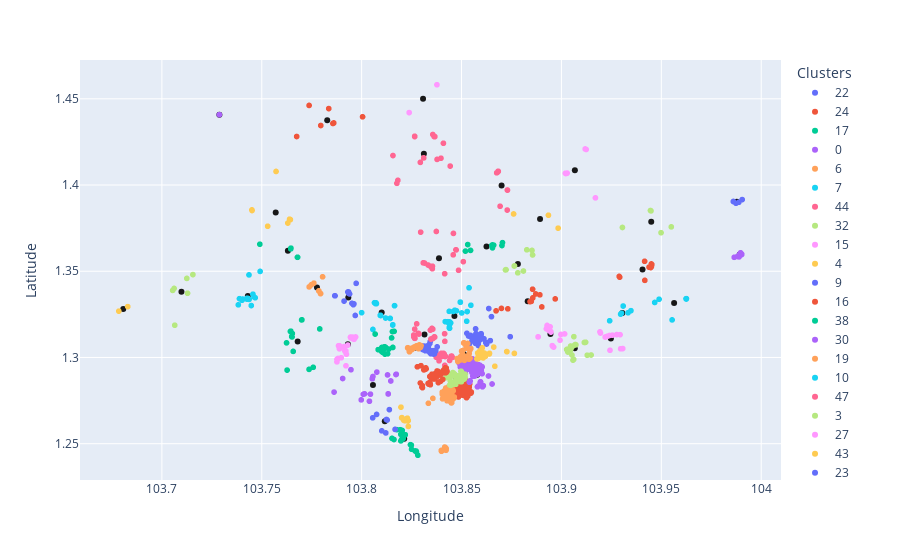

The notebook cell saved with this chart:
### Code cell
import pandas as pd
import pickle
from sklearn.cluster import KMeans
import math


latlong_df = pd.read_csv("./latlongfinal.csv")

features = latlong_df.iloc[:, [2,3]]

new_features = pd.DataFrame()

new_features['Longitude'] = features['Longitude'].astype(float)
new_features['Latitude'] = features['Latitude'].astype(float)
# new_features['Longitude'] = features['Longitude'].astype(float)
print(new_features.head())


km = KMeans(n_clusters = 50, init = 'k-means++', max_iter = 300, random_state = 234)
y_means = km.fit_predict(new_features)
print(y_means)

latlong_df['Clusters'] = y_means.astype(str)

pickle.dump(km, open("save.pkl", "wb"))

latlong_df.to_csv("updatedlatlong.csv")

import plotly.graph_objects as go
import plotly.express as px

fig = px.scatter(latlong_df, x="Longitude", y="Latitude", color='Clusters')

fig.add_trace(go.Scatter(x=km.cluster_centers_[:,0], y=km.cluster_centers_[:, 1],
                    mode='markers',
                    name='Centroid', 
                    marker_color='rgba(0, 0, 0, .9)'))

fig.show()

### Figure 1 — Plotly figure (JSON) as saved in the notebook; plotly's stock layout.template omitted (floating-point values rounded to 4 significant figures; data arrays with more than 128 entries replaced by an {"elided": "..."} marker saying what was removed)
{"data": [{"hovertemplate": "Clusters=22<br>Longitude=%{x}<br>Latitude=%{y}<extra></extra>", "legendgroup": "22", "marker": {"color": "#636efa", "symbol": "circle"}, "mode": "markers", "name": "22", "showlegend": true, "type": "scattergl", "x": [103.9, 103.9, 103.9, 103.9, 103.9, 103.9, 103.9, 103.9, 103.9, 103.9, 103.9, 103.9, 103.9, 103.9, 103.9, 103.9, 103.9, 103.9, 103.9, 103.9, 103.9, 103.9, 103.9, 103.9, 103.9, 103.9, 103.9, 103.9, 103.9, 103.9, 103.9, 103.9, 103.9, 103.9, 103.9, 103.9], "xaxis": "x", "y": [1.309, 1.31, 1.312, 1.313, 1.31, 1.31, 1.31, 1.308, 1.313, 1.312, 1.314, 1.324, 1.312, 1.309, 1.311, 1.317, 1.308, 1.311, 1.309, 1.314, 1.311, 1.314, 1.311, 1.328, 1.308, 1.311, 1.313, 1.311, 1.312, 1.312, 1.308, 1.307, 1.312, 1.313, 1.308, 1.311], "yaxis": "y"}, {"hovertemplate": "Clusters=24<br>Longitude=%{x}<br>Latitude=%{y}<extra></extra>", "legendgroup": "24", "marker": {"color": "#EF553B", "symbol": "circle"}, "mode": "markers", "name": "24", "showlegend": true, "type": "scattergl", "x": {"elided": "129 float values"}, "xaxis": "x", "y": {"elided": "129 float values"}, "yaxis": "y"}, {"hovertemplate": "Clusters=17<br>Longitude=%{x}<br>Latitude=%{y}<extra></extra>", "legendgroup": "17", "marker": {"color": "#00cc96", "symbol": "circle"}, "mode": "markers", "name": "17", "showlegend": true, "type": "scattergl", "x": [103.8, 103.8, 103.8, 103.8, 103.8, 103.8, 103.8, 103.8, 103.8, 103.8, 103.8, 103.8, 103.8, 103.8, 103.8, 103.8, 103.8, 103.8, 103.8, 103.8, 103.8, 103.8, 103.8, 103.8, 103.8, 103.8, 103.8, 103.8, 103.8], "xaxis": "x", "y": [1.252, 1.249, 1.246, 1.252, 1.255, 1.256, 1.247, 1.255, 1.255, 1.257, 1.258, 1.253, 1.249, 1.245, 1.246, 1.252, 1.258, 1.253, 1.255, 1.253, 1.253, 1.258, 1.255, 1.255, 1.257, 1.255, 1.256, 1.243, 1.255], "yaxis": "y"}, {"hovertemplate": "Clusters=0<br>Longitude=%{x}<br>Latitude=%{y}<extra></extra>", "legendgroup": "0", "marker": {"color": "#ab63fa", "symbol": "circle"}, "mode": "markers", "name": "0", "showlegend": true, "type": "scattergl", "x": [103.9, 103.9, 103.9, 103.9, 103.9, 103.9, 103.9, 103.9, 103.9, 103.9, 103.9, 103.9, 103.9, 103.9, 103.9, 103.8, 103.9, 103.9, 103.9, 103.9, 103.9, 103.9, 103.9, 103.9, 103.9, 103.9, 103.9, 103.8, 103.9, 103.9, 103.9, 103.9, 103.9, 103.9, 103.9, 103.9, 103.9, 103.9, 103.9, 103.9, 103.9, 103.9, 103.9, 103.9, 103.9, 103.8, 103.9, 103.9, 103.9, 103.9, 103.9, 103.9, 103.9, 103.9, 103.9, 103.9, 103.9, 103.9, 103.9, 103.9, 103.9, 103.9, 103.9, 103.9, 103.9, 103.9, 103.9, 103.9, 103.9, 103.9, 103.9, 103.9, 103.9, 103.9, 103.9, 103.9, 103.9, 103.9, 103.9, 103.9, 103.9, 103.9, 103.9, 103.9, 103.9, 103.9, 103.8, 103.9, 103.9, 103.9, 103.9, 103.9, 103.9, 103.9, 103.9, 103.9, 103.9, 103.9], "xaxis": "x", "y": [1.294, 1.294, 1.295, 1.295, 1.294, 1.298, 1.295, 1.296, 1.293, 1.293, 1.295, 1.294, 1.295, 1.295, 1.296, 1.297, 1.295, 1.296, 1.295, 1.294, 1.295, 1.295, 1.296, 1.295, 1.293, 1.293, 1.295, 1.297, 1.294, 1.291, 1.295, 1.297, 1.296, 1.295, 1.294, 1.293, 1.294, 1.295, 1.298, 1.294, 1.296, 1.294, 1.293, 1.295, 1.294, 1.295, 1.298, 1.296, 1.294, 1.299, 1.296, 1.293, 1.291, 1.295, 1.297, 1.295, 1.293, 1.295, 1.294, 1.294, 1.296, 1.295, 1.295, 1.297, 1.297, 1.297, 1.298, 1.295, 1.294, 1.293, 1.296, 1.29, 1.295, 1.293, 1.299, 1.297, 1.293, 1.295, 1.293, 1.294, 1.296, 1.294, 1.297, 1.295, 1.295, 1.295, 1.295, 1.296, 1.296, 1.299, 1.296, 1.295, 1.295, 1.295, 1.293, 1.298, 1.299, 1.297], "yaxis": "y"}, {"hovertemplate": "Clusters=6<br>Longitude=%{x}<br>Latitude=%{y}<extra></extra>", "legendgroup": "6", "marker": {"color": "#FFA15A", "symbol": "circle"}, "mode": "markers", "name": "6", "showlegend": true, "type": "scattergl", "x": {"elided": "129 float values"}, "xaxis": "x", "y": {"elided": "129 float values"}, "yaxis": "y"}, {"hovertemplate": "Clusters=7<br>Longitude=%{x}<br>Latitude=%{y}<extra></extra>", "legendgroup": "7", "marker": {"color": "#19d3f3", "symbol": "circle"}, "mode": "markers", "name": "7", "showlegend": true, "type": "scattergl", "x": [103.8, 103.8, 103.8, 103.8, 103.8, 103.8, 103.8, 103.8, 103.8, 103.8, 103.9, 103.8, 103.8, 103.8, 103.9, 103.8, 103.8, 103.8, 103.8, 103.9, 103.8, 103.8, 103.9, 103.8, 103.8, 103.9], "xaxis": "x", "y": [1.327, 1.317, 1.327, 1.321, 1.332, 1.332, 1.332, 1.317, 1.32, 1.319, 1.34, 1.32, 1.32, 1.32, 1.321, 1.327, 1.321, 1.321, 1.321, 1.33, 1.321, 1.32, 1.326, 1.32, 1.327, 1.327], "yaxis": "y"}, {"hovertemplate": "Clusters=44<br>Longitude=%{x}<br>Latitude=%{y}<extra></extra>", "legendgroup": "44", "marker": {"color": "#FF6692", "symbol": "circle"}, "mode": "markers", "name": "44", "showlegend": true, "type": "scattergl", "x": [103.8, 103.8, 103.8, 103.8, 103.8, 103.8, 103.8, 103.8, 103.8, 103.8, 103.8, 103.8, 103.8, 103.8, 103.8, 103.8, 103.8, 103.8, 103.8, 103.8, 103.8, 103.8, 103.8, 103.8, 103.8, 103.8, 103.8, 103.8, 103.8, 103.8, 103.8, 103.8, 103.8, 103.8, 103.8, 103.8, 103.8, 103.8, 103.8, 103.8, 103.8, 103.8, 103.8, 103.8], "xaxis": "x", "y": [1.302, 1.302, 1.301, 1.302, 1.302, 1.301, 1.302, 1.301, 1.301, 1.301, 1.301, 1.301, 1.298, 1.302, 1.302, 1.302, 1.302, 1.295, 1.3, 1.298, 1.302, 1.302, 1.3, 1.301, 1.309, 1.3, 1.301, 1.301, 1.301, 1.302, 1.302, 1.301, 1.301, 1.3, 1.301, 1.302, 1.301, 1.302, 1.301, 1.301, 1.3, 1.301, 1.302, 1.302], "yaxis": "y"}, {"hovertemplate": "Clusters=32<br>Longitude=%{x}<br>Latitude=%{y}<extra></extra>", "legendgroup": "32", "marker": {"color": "#B6E880", "symbol": "circle"}, "mode": "markers", "name": "32", "showlegend": true, "type": "scattergl", "x": [103.9, 103.8, 103.8, 103.8, 103.8, 103.8, 103.8, 103.8, 103.8, 103.8, 103.8, 103.8, 103.8, 103.8, 103.8, 103.8, 103.8, 103.8, 103.8, 103.8, 103.8, 103.8, 103.8, 103.8, 103.8, 103.8, 103.8, 103.9, 103.8, 103.8, 103.8, 103.8, 103.8, 103.8, 103.8, 103.8, 103.8, 103.8, 103.8, 103.8, 103.8, 103.8, 103.8, 103.8, 103.8, 103.8, 103.8, 103.8, 103.8, 103.8, 103.8, 103.8, 103.8, 103.8, 103.8, 103.8, 103.8, 103.8, 103.9, 103.8, 103.8, 103.8, 103.8, 103.8, 103.8, 103.8, 103.8, 103.8, 103.8, 103.8, 103.9, 103.8, 103.8, 103.8, 103.8, 103.8, 103.8, 103.8, 103.9, 103.8, 103.8, 103.8, 103.8, 103.8, 103.8, 103.8, 103.9, 103.8, 103.8], "xaxis": "x", "y": [1.291, 1.289, 1.288, 1.29, 1.287, 1.289, 1.287, 1.289, 1.286, 1.284, 1.284, 1.29, 1.292, 1.287, 1.29, 1.286, 1.291, 1.286, 1.284, 1.288, 1.291, 1.285, 1.287, 1.29, 1.284, 1.291, 1.288, 1.291, 1.288, 1.288, 1.286, 1.29, 1.289, 1.286, 1.29, 1.29, 1.287, 1.289, 1.289, 1.287, 1.284, 1.286, 1.288, 1.288, 1.287, 1.287, 1.29, 1.287, 1.29, 1.29, 1.287, 1.287, 1.288, 1.287, 1.288, 1.286, 1.286, 1.286, 1.287, 1.29, 1.286, 1.291, 1.291, 1.29, 1.289, 1.289, 1.288, 1.288, 1.29, 1.288, 1.288, 1.292, 1.288, 1.284, 1.285, 1.29, 1.286, 1.287, 1.289, 1.29, 1.29, 1.287, 1.287, 1.287, 1.287, 1.291, 1.29, 1.29, 1.29], "yaxis": "y"}, {"hovertemplate": "Clusters=15<br>Longitude=%{x}<br>Latitude=%{y}<extra></extra>", "legendgroup": "15", "marker": {"color": "#FF97FF", "symbol": "circle"}, "mode": "markers", "name": "15", "showlegend": true, "type": "scattergl", "x": [103.8, 103.8, 103.8, 103.8, 103.8, 103.8, 103.8, 103.8, 103.8, 103.8, 103.8, 103.8, 103.8, 103.8, 103.8, 103.8, 103.8, 103.8, 103.8, 103.8, 103.8, 103.8, 103.8, 103.8, 103.8, 103.8, 103.8, 103.8, 103.8, 103.8, 103.8, 103.8, 103.8, 103.8, 103.8, 103.8, 103.8, 103.8, 103.8], "xaxis": "x", "y": [1.307, 1.3, 1.311, 1.303, 1.311, 1.305, 1.311, 1.311, 1.302, 1.312, 1.312, 1.311, 1.311, 1.307, 1.307, 1.312, 1.311, 1.306, 1.304, 1.312, 1.312, 1.311, 1.312, 1.311, 1.306, 1.304, 1.311, 1.299, 1.299, 1.311, 1.312, 1.307, 1.312, 1.312, 1.312, 1.297, 1.312, 1.295, 1.299], "yaxis": "y"}, {"hovertemplate": "Clusters=4<br>Longitude=%{x}<br>Latitude=%{y}<extra></extra>", "legendgroup": "4", "marker": {"color": "#FECB52", "symbol": "circle"}, "mode": "markers", "name": "4", "showlegend": true, "type": "scattergl", "x": [103.8, 103.8, 103.8, 103.8, 103.7, 103.7, 103.8, 103.8], "xaxis": "x", "y": [1.408, 1.376, 1.38, 1.378, 1.386, 1.385, 1.38, 1.38], "yaxis": "y"}, {"hovertemplate": "Clusters=9<br>Longitude=%{x}<br>Latitude=%{y}<extra></extra>", "legendgroup": "9", "marker": {"color": "#636efa", "symbol": "circle"}, "mode": "markers", "name": "9", "showlegend": true, "type": "scattergl", "x": [103.8, 103.8, 103.8, 103.8, 103.8, 103.8, 103.8, 103.8, 103.8, 103.8, 103.8, 103.8, 103.8, 103.8, 103.8, 103.8, 103.8, 103.8, 103.8, 103.8, 103.8, 103.8, 103.8, 103.8, 103.8, 103.8, 103.8, 103.8, 103.8, 103.8, 103.8, 103.8, 103.8, 103.8, 103.8, 103.8, 103.8, 103.8, 103.8, 103.8, 103.8, 103.8, 103.8, 103.8, 103.8, 103.8, 103.8, 103.8, 103.8, 103.8, 103.8, 103.8, 103.8, 103.8, 103.8, 103.8, 103.8, 103.8, 103.8, 103.8, 103.8, 103.8, 103.8, 103.8, 103.8, 103.8, 103.8, 103.8], "xaxis": "x", "y": [1.306, 1.308, 1.302, 1.303, 1.302, 1.306, 1.304, 1.304, 1.303, 1.303, 1.304, 1.306, 1.305, 1.306, 1.306, 1.302, 1.304, 1.304, 1.306, 1.306, 1.304, 1.306, 1.306, 1.306, 1.307, 1.305, 1.306, 1.305, 1.305, 1.303, 1.304, 1.305, 1.304, 1.306, 1.304, 1.303, 1.307, 1.307, 1.306, 1.305, 1.306, 1.306, 1.304, 1.305, 1.304, 1.307, 1.305, 1.309, 1.304, 1.302, 1.304, 1.304, 1.306, 1.302, 1.304, 1.306, 1.306, 1.305, 1.303, 1.302, 1.304, 1.306, 1.305, 1.304, 1.305, 1.306, 1.304, 1.306], "yaxis": "y"}, {"hovertemplate": "Clusters=16<br>Longitude=%{x}<br>Latitude=%{y}<extra></extra>", "legendgroup": "16", "marker": {"color": "#EF553B", "symbol": "circle"}, "mode": "markers", "name": "16", "showlegend": true, "type": "scattergl", "x": [103.8, 103.8, 103.8, 103.8, 103.8, 103.8, 103.8, 103.8], "xaxis": "x", "y": [1.444, 1.436, 1.428, 1.435, 1.436, 1.436, 1.44, 1.446], "yaxis": "y"}, {"hovertemplate": "Clusters=38<br>Longitude=%{x}<br>Latitude=%{y}<extra></extra>", "legendgroup": "38", "marker": {"color": "#00cc96", "symbol": "circle"}, "mode": "markers", "name": "38", "showlegend": true, "type": "scattergl", "x": [103.8, 103.7, 103.8, 103.8, 103.8, 103.8], "xaxis": "x", "y": [1.358, 1.366, 1.363, 1.363, 1.358, 1.363], "yaxis": "y"}, {"hovertemplate": "Clusters=30<br>Longitude=%{x}<br>Latitude=%{y}<extra></extra>", "legendgroup": "30", "marker": {"color": "#ab63fa", "symbol": "circle"}, "mode": "markers", "name": "30", "showlegend": true, "type": "scattergl", "x": [103.9, 103.9, 103.9, 103.9, 103.9, 103.9, 103.9, 103.9, 103.9, 103.9, 103.9, 103.9, 103.9, 103.9, 103.9, 103.9, 103.9, 103.9, 103.9, 103.9, 103.9, 103.9, 103.9, 103.9, 103.9, 103.9, 103.9, 103.9, 103.9, 103.9, 103.9, 103.9, 103.9, 103.9, 103.9, 103.9, 103.9, 103.9, 103.9, 103.9, 103.9, 103.9, 103.9, 103.9, 103.9, 103.9, 103.9, 103.9, 103.9, 103.9, 103.9, 103.9, 103.9, 103.9, 103.9, 103.9, 103.9, 103.9, 103.9, 103.9, 103.9, 103.9, 103.9, 103.9, 103.9, 103.9, 103.9, 103.9, 103.9, 103.9, 103.9], "xaxis": "x", "y": [1.284, 1.289, 1.294, 1.292, 1.295, 1.29, 1.295, 1.286, 1.291, 1.283, 1.291, 1.291, 1.295, 1.283, 1.286, 1.291, 1.291, 1.291, 1.293, 1.292, 1.292, 1.29, 1.289, 1.283, 1.291, 1.292, 1.292, 1.286, 1.284, 1.286, 1.286, 1.285, 1.292, 1.291, 1.29, 1.291, 1.294, 1.29, 1.289, 1.29, 1.292, 1.292, 1.29, 1.293, 1.286, 1.286, 1.293, 1.286, 1.292, 1.291, 1.29, 1.291, 1.286, 1.294, 1.285, 1.293, 1.289, 1.291, 1.29, 1.292, 1.291, 1.289, 1.292, 1.292, 1.291, 1.291, 1.289, 1.293, 1.283, 1.292, 1.291], "yaxis": "y"}, {"hovertemplate": "Clusters=19<br>Longitude=%{x}<br>Latitude=%{y}<extra></extra>", "legendgroup": "19", "marker": {"color": "#FFA15A", "symbol": "circle"}, "mode": "markers", "name": "19", "showlegend": true, "type": "scattergl", "x": [103.8, 103.8, 103.8, 103.8, 103.8, 103.8, 103.8, 103.8, 103.8, 103.8, 103.8, 103.8, 103.8, 103.8, 103.8, 103.8, 103.8, 103.8, 103.8, 103.8, 103.8, 103.8, 103.8, 103.8, 103.8, 103.8, 103.8, 103.8, 103.8, 103.8, 103.8, 103.8, 103.8, 103.8, 103.8, 103.8, 103.8, 103.8], "xaxis": "x", "y": [1.304, 1.305, 1.306, 1.307, 1.305, 1.307, 1.305, 1.307, 1.305, 1.303, 1.306, 1.306, 1.306, 1.305, 1.307, 1.306, 1.306, 1.304, 1.306, 1.305, 1.306, 1.306, 1.306, 1.305, 1.305, 1.306, 1.305, 1.305, 1.305, 1.307, 1.305, 1.306, 1.305, 1.307, 1.307, 1.306, 1.305, 1.306], "yaxis": "y"}, {"hovertemplate": "Clusters=10<br>Longitude=%{x}<br>Latitude=%{y}<extra></extra>", "legendgroup": "10", "marker": {"color": "#19d3f3", "symbol": "circle"}, "mode": "markers", "name": "10", "showlegend": true, "type": "scattergl", "x": [103.7, 103.7, 103.7, 103.7, 103.7, 103.7, 103.7, 103.7, 103.7, 103.7, 103.7, 103.7, 103.7, 103.7, 103.7, 103.7], "xaxis": "x", "y": [1.33, 1.334, 1.334, 1.334, 1.334, 1.331, 1.333, 1.337, 1.348, 1.334, 1.335, 1.334, 1.335, 1.35, 1.334, 1.334], "yaxis": "y"}, {"hovertemplate": "Clusters=47<br>Longitude=%{x}<br>Latitude=%{y}<extra></extra>", "legendgroup": "47", "marker": {"color": "#FF6692", "symbol": "circle"}, "mode": "markers", "name": "47", "showlegend": true, "type": "scattergl", "x": [103.8, 103.8, 103.8, 103.8, 103.8, 103.8, 103.8, 103.8, 103.8, 103.8, 103.8, 103.8, 103.8, 103.8, 103.8, 103.8, 103.8, 103.8, 103.8, 103.8, 103.8, 103.8, 103.8, 103.8, 103.8], "xaxis": "x", "y": [1.32, 1.311, 1.314, 1.312, 1.314, 1.314, 1.314, 1.314, 1.311, 1.311, 1.312, 1.311, 1.316, 1.316, 1.311, 1.316, 1.311, 1.311, 1.311, 1.317, 1.311, 1.313, 1.316, 1.312, 1.314], "yaxis": "y"}, {"hovertemplate": "Clusters=3<br>Longitude=%{x}<br>Latitude=%{y}<extra></extra>", "legendgroup": "3", "marker": {"color": "#B6E880", "symbol": "circle"}, "mode": "markers", "name": "3", "showlegend": true, "type": "scattergl", "x": [103.9, 103.9, 103.9, 103.9, 103.9, 103.9, 103.9, 103.9, 103.9, 103.9, 103.9, 103.9, 103.9, 103.9, 103.9, 103.9, 103.9, 103.9, 103.9, 103.9, 103.9, 103.9, 103.9, 103.9, 103.9, 103.9], "xaxis": "x", "y": [1.309, 1.305, 1.299, 1.306, 1.308, 1.305, 1.307, 1.309, 1.307, 1.301, 1.301, 1.305, 1.309, 1.304, 1.303, 1.307, 1.305, 1.309, 1.306, 1.312, 1.298, 1.305, 1.306, 1.301, 1.305, 1.306], "yaxis": "y"}, {"hovertemplate": "Clusters=27<br>Longitude=%{x}<br>Latitude=%{y}<extra></extra>", "legendgroup": "27", "marker": {"color": "#FF97FF", "symbol": "circle"}, "mode": "markers", "name": "27", "showlegend": true, "type": "scattergl", "x": [103.9, 103.9, 103.9, 103.9, 103.9, 103.9, 103.9, 103.9, 103.9, 103.9, 103.9, 103.9], "xaxis": "x", "y": [1.312, 1.313, 1.305, 1.312, 1.313, 1.313, 1.305, 1.312, 1.313, 1.315, 1.304, 1.314], "yaxis": "y"}, {"hovertemplate": "Clusters=43<br>Longitude=%{x}<br>Latitude=%{y}<extra></extra>", "legendgroup": "43", "marker": {"color": "#FECB52", "symbol": "circle"}, "mode": "markers", "name": "43", "showlegend": true, "type": "scattergl", "x": [103.9, 103.9, 103.9, 103.9, 103.9, 103.9, 103.9, 103.9, 103.9, 103.9, 103.9, 103.9, 103.9, 103.9, 103.9, 103.9, 103.9, 103.9, 103.9, 103.9, 103.9, 103.9, 103.9, 103.9, 103.9, 103.9, 103.9, 103.9, 103.9, 103.9, 103.9, 103.9, 103.9, 103.9, 103.9, 103.9, 103.9, 103.9, 103.9, 103.9, 103.9, 103.9, 103.9, 103.9, 103.9, 103.9, 103.9, 103.9, 103.9], "xaxis": "x", "y": [1.299, 1.299, 1.304, 1.301, 1.304, 1.302, 1.301, 1.302, 1.302, 1.304, 1.303, 1.301, 1.302, 1.301, 1.302, 1.3, 1.299, 1.303, 1.3, 1.301, 1.302, 1.301, 1.304, 1.295, 1.304, 1.301, 1.301, 1.3, 1.306, 1.301, 1.301, 1.3, 1.301, 1.301, 1.304, 1.306, 1.301, 1.3, 1.302, 1.299, 1.301, 1.303, 1.304, 1.302, 1.302, 1.299, 1.303, 1.3, 1.303], "yaxis": "y"}, {"hovertemplate": "Clusters=23<br>Longitude=%{x}<br>Latitude=%{y}<extra></extra>", "legendgroup": "23", "marker": {"color": "#636efa", "symbol": "circle"}, "mode": "markers", "name": "23", "showlegend": true, "type": "scattergl", "x": [103.8, 103.8, 103.8, 103.8, 103.8, 103.8, 103.8, 103.8, 103.8, 103.8, 103.8, 103.8, 103.8], "xaxis": "x", "y": [1.324, 1.333, 1.336, 1.338, 1.331, 1.338, 1.336, 1.331, 1.331, 1.343, 1.337, 1.337, 1.338], "yaxis": "y"}, {"hovertemplate": "Clusters=20<br>Longitude=%{x}<br>Latitude=%{y}<extra></extra>", "legendgroup": "20", "marker": {"color": "#EF553B", "symbol": "circle"}, "mode": "markers", "name": "20", "showlegend": true, "type": "scattergl", "x": [103.8, 103.8, 103.8, 103.8, 103.8, 103.8, 103.8, 103.8, 103.8, 103.8, 103.8, 103.8, 103.8, 103.8, 103.8, 103.8, 103.8, 103.8, 103.8, 103.8, 103.8, 103.8, 103.8, 103.8, 103.8, 103.8, 103.8, 103.8, 103.8, 103.8, 103.8, 103.8, 103.8, 103.8, 103.8, 103.8, 103.8, 103.8, 103.8, 103.8, 103.8, 103.8, 103.8, 103.8, 103.8, 103.8, 103.8, 103.8, 103.8, 103.8, 103.8, 103.8, 103.8, 103.8, 103.8, 103.8, 103.8, 103.8, 103.8, 103.8, 103.8, 103.8, 103.8, 103.8, 103.8, 103.8, 103.8, 103.8, 103.8, 103.8, 103.8, 103.8, 103.8, 103.8, 103.8, 103.8, 103.8, 103.8, 103.8, 103.8, 103.8, 103.8, 103.8, 103.8, 103.8, 103.8, 103.8, 103.8], "xaxis": "x", "y": [1.291, 1.289, 1.289, 1.291, 1.286, 1.294, 1.29, 1.29, 1.291, 1.291, 1.284, 1.283, 1.29, 1.294, 1.284, 1.295, 1.291, 1.285, 1.285, 1.29, 1.292, 1.293, 1.29, 1.29, 1.294, 1.292, 1.29, 1.292, 1.294, 1.293, 1.292, 1.291, 1.288, 1.29, 1.293, 1.295, 1.282, 1.292, 1.292, 1.286, 1.292, 1.29, 1.29, 1.285, 1.285, 1.29, 1.287, 1.292, 1.29, 1.29, 1.293, 1.289, 1.293, 1.289, 1.288, 1.291, 1.285, 1.294, 1.292, 1.29, 1.29, 1.29, 1.291, 1.291, 1.288, 1.292, 1.293, 1.291, 1.294, 1.288, 1.29, 1.29, 1.292, 1.29, 1.294, 1.29, 1.292, 1.294, 1.29, 1.292, 1.288, 1.285, 1.291, 1.289, 1.289, 1.285, 1.293, 1.294], "yaxis": "y"}, {"hovertemplate": "Clusters=40<br>Longitude=%{x}<br>Latitude=%{y}<extra></extra>", "legendgroup": "40", "marker": {"color": "#00cc96", "symbol": "circle"}, "mode": "markers", "name": "40", "showlegend": true, "type": "scattergl", "x": [103.9, 103.9, 103.9, 103.9, 103.9, 103.9, 103.9, 103.9, 103.9], "xaxis": "x", "y": [1.364, 1.365, 1.367, 1.365, 1.365, 1.365, 1.365, 1.362, 1.362], "yaxis": "y"}, {"hovertemplate": "Clusters=31<br>Longitude=%{x}<br>Latitude=%{y}<extra></extra>", "legendgroup": "31", "marker": {"color": "#ab63fa", "symbol": "circle"}, "mode": "markers", "name": "31", "showlegend": true, "type": "scattergl", "x": [103.8, 103.8, 103.8, 103.8, 103.8, 103.8, 103.8, 103.8, 103.8, 103.8, 103.8, 103.8, 103.8, 103.8, 103.8, 103.8, 103.8, 103.8, 103.8], "xaxis": "x", "y": [1.288, 1.29, 1.29, 1.279, 1.288, 1.29, 1.279, 1.275, 1.28, 1.275, 1.293, 1.288, 1.286, 1.292, 1.279, 1.279, 1.289, 1.279, 1.279], "yaxis": "y"}, {"hovertemplate": "Clusters=49<br>Longitude=%{x}<br>Latitude=%{y}<extra></extra>", "legendgroup": "49", "marker": {"color": "#FFA15A", "symbol": "circle"}, "mode": "markers", "name": "49", "showlegend": true, "type": "scattergl", "x": [103.9, 103.9, 103.8, 103.9, 103.9, 103.8, 103.9, 103.9, 103.9, 103.8, 103.9, 103.9, 103.8, 103.9, 103.9, 103.9, 103.9, 103.8, 103.9, 103.9, 103.9, 103.8, 103.8, 103.9, 103.8, 103.9, 103.9, 103.8, 103.9, 103.9, 103.8, 103.8, 103.8, 103.8, 103.8, 103.8, 103.9, 103.9, 103.9], "xaxis": "x", "y": [1.308, 1.308, 1.3, 1.299, 1.305, 1.3, 1.298, 1.309, 1.3, 1.3, 1.301, 1.302, 1.299, 1.301, 1.308, 1.304, 1.305, 1.3, 1.306, 1.304, 1.305, 1.3, 1.3, 1.304, 1.3, 1.3, 1.302, 1.3, 1.3, 1.304, 1.3, 1.298, 1.3, 1.3, 1.298, 1.299, 1.304, 1.3, 1.3], "yaxis": "y"}, {"hovertemplate": "Clusters=2<br>Longitude=%{x}<br>Latitude=%{y}<extra></extra>", "legendgroup": "2", "marker": {"color": "#19d3f3", "symbol": "circle"}, "mode": "markers", "name": "2", "showlegend": true, "type": "scattergl", "x": [103.8, 103.8, 103.8, 103.8, 103.8, 103.8, 103.8, 103.8, 103.8, 103.8, 103.8, 103.8, 103.8, 103.8, 103.8, 103.8, 103.8, 103.8], "xaxis": "x", "y": [1.323, 1.319, 1.319, 1.33, 1.33, 1.324, 1.316, 1.332, 1.332, 1.324, 1.332, 1.324, 1.331, 1.331, 1.331, 1.323, 1.326, 1.323], "yaxis": "y"}, {"hovertemplate": "Clusters=29<br>Longitude=%{x}<br>Latitude=%{y}<extra></extra>", "legendgroup": "29", "marker": {"color": "#FF6692", "symbol": "circle"}, "mode": "markers", "name": "29", "showlegend": true, "type": "scattergl", "x": [103.9, 103.9, 103.9, 103.9, 103.9, 103.9, 103.9, 103.9], "xaxis": "x", "y": [1.388, 1.407, 1.385, 1.397, 1.397, 1.408, 1.408, 1.407], "yaxis": "y"}, {"hovertemplate": "Clusters=13<br>Longitude=%{x}<br>Latitude=%{y}<extra></extra>", "legendgroup": "13", "marker": {"color": "#B6E880", "symbol": "circle"}, "mode": "markers", "name": "13", "showlegend": true, "type": "scattergl", "x": [103.9, 103.9, 103.9, 103.9, 103.9, 103.9, 103.9, 103.9, 103.9, 103.9], "xaxis": "x", "y": [1.351, 1.362, 1.351, 1.351, 1.362, 1.349, 1.353, 1.359, 1.35, 1.353], "yaxis": "y"}, {"hovertemplate": "Clusters=25<br>Longitude=%{x}<br>Latitude=%{y}<extra></extra>", "legendgroup": "25", "marker": {"color": "#FF97FF", "symbol": "circle"}, "mode": "markers", "name": "25", "showlegend": true, "type": "scattergl", "x": [103.9, 103.9, 103.9, 103.9, 103.9, 103.9, 103.9, 103.9], "xaxis": "x", "y": [1.407, 1.407, 1.421, 1.407, 1.421, 1.407, 1.393, 1.407], "yaxis": "y"}, {"hovertemplate": "Clusters=48<br>Longitude=%{x}<br>Latitude=%{y}<extra></extra>", "legendgroup": "48", "marker": {"color": "#FECB52", "symbol": "circle"}, "mode": "markers", "name": "48", "showlegend": true, "type": "scattergl", "x": [103.8, 103.8, 103.8, 103.8, 103.8, 103.8, 103.8, 103.8, 103.8, 103.8, 103.8, 103.8, 103.8, 103.8, 103.8, 103.8, 103.8, 103.8, 103.8], "xaxis": "x", "y": [1.265, 1.26, 1.263, 1.263, 1.263, 1.263, 1.264, 1.263, 1.271, 1.265, 1.263, 1.265, 1.264, 1.263, 1.264, 1.263, 1.264, 1.263, 1.263], "yaxis": "y"}, {"hovertemplate": "Clusters=11<br>Longitude=%{x}<br>Latitude=%{y}<extra></extra>", "legendgroup": "11", "marker": {"color": "#636efa", "symbol": "circle"}, "mode": "markers", "name": "11", "showlegend": true, "type": "scattergl", "x": [103.8, 103.8, 103.8, 103.8, 103.8, 103.8, 103.8, 103.8, 103.8, 103.8], "xaxis": "x", "y": [1.264, 1.258, 1.267, 1.264, 1.264, 1.27, 1.257, 1.264, 1.265, 1.256], "yaxis": "y"}, {"hovertemplate": "Clusters=42<br>Longitude=%{x}<br>Latitude=%{y}<extra></extra>", "legendgroup": "42", "marker": {"color": "#EF553B", "symbol": "circle"}, "mode": "markers", "name": "42", "showlegend": true, "type": "scattergl", "x": [103.9, 103.9, 103.9, 103.9, 103.9, 103.9, 103.9, 103.9, 103.9, 103.9, 103.9], "xaxis": "x", "y": [1.327, 1.335, 1.337, 1.328, 1.336, 1.329, 1.332, 1.34, 1.334, 1.328, 1.333], "yaxis": "y"}, {"hovertemplate": "Clusters=28<br>Longitude=%{x}<br>Latitude=%{y}<extra></extra>", "legendgroup": "28", "marker": {"color": "#00cc96", "symbol": "circle"}, "mode": "markers", "name": "28", "showlegend": true, "type": "scattergl", "x": [103.8, 103.8, 103.8, 103.8, 103.8, 103.8, 103.8, 103.8, 103.8, 103.8, 103.8, 103.8, 103.8, 103.8, 103.8, 103.8, 103.8, 103.8, 103.8, 103.8, 103.8, 103.8, 103.8, 103.8, 103.8, 103.8, 103.8, 103.8, 103.8, 103.8, 103.8], "xaxis": "x", "y": [1.305, 1.303, 1.306, 1.302, 1.315, 1.302, 1.303, 1.306, 1.315, 1.304, 1.306, 1.311, 1.304, 1.304, 1.306, 1.304, 1.304, 1.306, 1.304, 1.306, 1.306, 1.306, 1.314, 1.305, 1.305, 1.303, 1.304, 1.306, 1.304, 1.304, 1.305], "yaxis": "y"}, {"hovertemplate": "Clusters=45<br>Longitude=%{x}<br>Latitude=%{y}<extra></extra>", "legendgroup": "45", "marker": {"color": "#ab63fa", "symbol": "circle"}, "mode": "markers", "name": "45", "showlegend": true, "type": "scattergl", "x": [103.7], "xaxis": "x", "y": [1.441], "yaxis": "y"}, {"hovertemplate": "Clusters=35<br>Longitude=%{x}<br>Latitude=%{y}<extra></extra>", "legendgroup": "35", "marker": {"color": "#FFA15A", "symbol": "circle"}, "mode": "markers", "name": "35", "showlegend": true, "type": "scattergl", "x": [103.8, 103.8, 103.8, 103.8, 103.8, 103.8, 103.8, 103.8, 103.8, 103.8], "xaxis": "x", "y": [1.247, 1.246, 1.247, 1.248, 1.248, 1.246, 1.247, 1.248, 1.246, 1.246], "yaxis": "y"}, {"hovertemplate": "Clusters=46<br>Longitude=%{x}<br>Latitude=%{y}<extra></extra>", "legendgroup": "46", "marker": {"color": "#19d3f3", "symbol": "circle"}, "mode": "markers", "name": "46", "showlegend": true, "type": "scattergl", "x": [104.0, 103.9, 104.0, 103.9, 104.0, 104.0], "xaxis": "x", "y": [1.322, 1.332, 1.334, 1.334, 1.334, 1.334], "yaxis": "y"}, {"hovertemplate": "Clusters=14<br>Longitude=%{x}<br>Latitude=%{y}<extra></extra>", "legendgroup": "14", "marker": {"color": "#FF6692", "symbol": "circle"}, "mode": "markers", "name": "14", "showlegend": true, "type": "scattergl", "x": [103.8, 103.8, 103.8, 103.8, 103.8, 103.9, 103.8, 103.8, 103.8, 103.8, 103.8, 103.8, 103.8, 103.8, 103.8, 103.8, 103.8, 103.8], "xaxis": "x", "y": [1.362, 1.36, 1.353, 1.351, 1.352, 1.356, 1.373, 1.355, 1.355, 1.353, 1.349, 1.351, 1.353, 1.372, 1.355, 1.354, 1.373, 1.362], "yaxis": "y"}, {"hovertemplate": "Clusters=39<br>Longitude=%{x}<br>Latitude=%{y}<extra></extra>", "legendgroup": "39", "marker": {"color": "#B6E880", "symbol": "circle"}, "mode": "markers", "name": "39", "showlegend": true, "type": "scattergl", "x": [103.7, 103.7, 103.7, 103.7, 103.7, 103.7], "xaxis": "x", "y": [1.337, 1.34, 1.339, 1.348, 1.346, 1.319], "yaxis": "y"}, {"hovertemplate": "Clusters=33<br>Longitude=%{x}<br>Latitude=%{y}<extra></extra>", "legendgroup": "33", "marker": {"color": "#FF97FF", "symbol": "circle"}, "mode": "markers", "name": "33", "showlegend": true, "type": "scattergl", "x": [103.9, 103.9, 103.9, 103.9, 103.9, 103.9, 103.9, 103.9, 103.9, 103.9, 103.9, 103.9, 103.9, 103.9, 103.9, 103.9, 103.9, 103.9], "xaxis": "x", "y": [1.307, 1.317, 1.317, 1.319, 1.318, 1.312, 1.312, 1.306, 1.315, 1.313, 1.315, 1.318, 1.31, 1.316, 1.314, 1.306, 1.315, 1.318], "yaxis": "y"}, {"hovertemplate": "Clusters=1<br>Longitude=%{x}<br>Latitude=%{y}<extra></extra>", "legendgroup": "1", "marker": {"color": "#FECB52", "symbol": "circle"}, "mode": "markers", "name": "1", "showlegend": true, "type": "scattergl", "x": [103.9, 103.9, 103.9], "xaxis": "x", "y": [1.383, 1.375, 1.383], "yaxis": "y"}, {"hovertemplate": "Clusters=26<br>Longitude=%{x}<br>Latitude=%{y}<extra></extra>", "legendgroup": "26", "marker": {"color": "#636efa", "symbol": "circle"}, "mode": "markers", "name": "26", "showlegend": true, "type": "scattergl", "x": [104.0, 104.0, 104.0, 104.0, 104.0], "xaxis": "x", "y": [1.389, 1.39, 1.39, 1.392, 1.39], "yaxis": "y"}, {"hovertemplate": "Clusters=5<br>Longitude=%{x}<br>Latitude=%{y}<extra></extra>", "legendgroup": "5", "marker": {"color": "#EF553B", "symbol": "circle"}, "mode": "markers", "name": "5", "showlegend": true, "type": "scattergl", "x": [103.9, 103.9, 103.9, 103.9, 103.9, 103.9, 103.9, 103.9, 103.9], "xaxis": "x", "y": [1.347, 1.352, 1.354, 1.345, 1.356, 1.352, 1.353, 1.354, 1.347], "yaxis": "y"}, {"hovertemplate": "Clusters=21<br>Longitude=%{x}<br>Latitude=%{y}<extra></extra>", "legendgroup": "21", "marker": {"color": "#00cc96", "symbol": "circle"}, "mode": "markers", "name": "21", "showlegend": true, "type": "scattergl", "x": [103.8, 103.8, 103.8, 103.8, 103.8, 103.8, 103.8, 103.8, 103.8, 103.8, 103.8, 103.8, 103.8], "xaxis": "x", "y": [1.315, 1.293, 1.294, 1.317, 1.312, 1.293, 1.314, 1.315, 1.322, 1.304, 1.308, 1.312, 1.322], "yaxis": "y"}, {"hovertemplate": "Clusters=12<br>Longitude=%{x}<br>Latitude=%{y}<extra></extra>", "legendgroup": "12", "marker": {"color": "#ab63fa", "symbol": "circle"}, "mode": "markers", "name": "12", "showlegend": true, "type": "scattergl", "x": [104.0, 104.0, 104.0, 104.0, 104.0, 104.0, 104.0, 104.0, 104.0, 104.0, 104.0, 104.0], "xaxis": "x", "y": [1.359, 1.36, 1.358, 1.36, 1.36, 1.36, 1.36, 1.36, 1.36, 1.358, 1.361, 1.36], "yaxis": "y"}, {"hovertemplate": "Clusters=41<br>Longitude=%{x}<br>Latitude=%{y}<extra></extra>", "legendgroup": "41", "marker": {"color": "#FFA15A", "symbol": "circle"}, "mode": "markers", "name": "41", "showlegend": true, "type": "scattergl", "x": [103.8, 103.8, 103.8, 103.8, 103.8, 103.8, 103.8, 103.8], "xaxis": "x", "y": [1.347, 1.343, 1.337, 1.339, 1.337, 1.339, 1.342, 1.341], "yaxis": "y"}, {"hovertemplate": "Clusters=37<br>Longitude=%{x}<br>Latitude=%{y}<extra></extra>", "legendgroup": "37", "marker": {"color": "#19d3f3", "symbol": "circle"}, "mode": "markers", "name": "37", "showlegend": true, "type": "scattergl", "x": [103.9, 103.9, 103.9, 103.9, 103.9, 103.9], "xaxis": "x", "y": [1.325, 1.33, 1.321, 1.327, 1.326, 1.326], "yaxis": "y"}, {"hovertemplate": "Clusters=8<br>Longitude=%{x}<br>Latitude=%{y}<extra></extra>", "legendgroup": "8", "marker": {"color": "#FF6692", "symbol": "circle"}, "mode": "markers", "name": "8", "showlegend": true, "type": "scattergl", "x": [103.8, 103.8, 103.8, 103.8, 103.8, 103.8, 103.8, 103.8, 103.8, 103.8, 103.8, 103.8, 103.8, 103.8, 103.8], "xaxis": "x", "y": [1.429, 1.424, 1.403, 1.428, 1.428, 1.415, 1.416, 1.417, 1.411, 1.428, 1.428, 1.416, 1.416, 1.413, 1.401], "yaxis": "y"}, {"hovertemplate": "Clusters=34<br>Longitude=%{x}<br>Latitude=%{y}<extra></extra>", "legendgroup": "34", "marker": {"color": "#B6E880", "symbol": "circle"}, "mode": "markers", "name": "34", "showlegend": true, "type": "scattergl", "x": [103.9, 104.0, 103.9, 103.9, 103.9], "xaxis": "x", "y": [1.385, 1.376, 1.375, 1.385, 1.372], "yaxis": "y"}, {"hovertemplate": "Clusters=36<br>Longitude=%{x}<br>Latitude=%{y}<extra></extra>", "legendgroup": "36", "marker": {"color": "#FF97FF", "symbol": "circle"}, "mode": "markers", "name": "36", "showlegend": true, "type": "scattergl", "x": [103.8, 103.8], "xaxis": "x", "y": [1.442, 1.458], "yaxis": "y"}, {"hovertemplate": "Clusters=18<br>Longitude=%{x}<br>Latitude=%{y}<extra></extra>", "legendgroup": "18", "marker": {"color": "#FECB52", "symbol": "circle"}, "mode": "markers", "name": "18", "showlegend": true, "type": "scattergl", "x": [103.7, 103.7], "xaxis": "x", "y": [1.327, 1.329], "yaxis": "y"}, {"marker": {"color": "rgba(0, 0, 0, .9)"}, "mode": "markers", "name": "Centroid", "type": "scatter", "x": [103.9, 103.9, 103.8, 103.9, 103.8, 103.9, 103.8, 103.8, 103.8, 103.8, 103.7, 103.8, 104.0, 103.9, 103.8, 103.8, 103.8, 103.8, 103.7, 103.8, 103.8, 103.8, 103.9, 103.8, 103.8, 103.9, 104.0, 103.9, 103.8, 103.9, 103.9, 103.8, 103.8, 103.9, 103.9, 103.8, 103.8, 103.9, 103.8, 103.7, 103.9, 103.8, 103.9, 103.9, 103.8, 103.7, 104.0, 103.8, 103.8, 103.9], "y": [1.295, 1.38, 1.326, 1.305, 1.384, 1.351, 1.279, 1.324, 1.418, 1.305, 1.336, 1.263, 1.36, 1.354, 1.358, 1.308, 1.438, 1.253, 1.328, 1.306, 1.29, 1.309, 1.312, 1.335, 1.282, 1.409, 1.39, 1.311, 1.306, 1.4, 1.29, 1.284, 1.288, 1.314, 1.379, 1.247, 1.45, 1.326, 1.362, 1.338, 1.364, 1.341, 1.333, 1.302, 1.301, 1.441, 1.332, 1.313, 1.264, 1.302]}], "layout": {"legend": {"title": {"text": "Clusters"}, "tracegroupgap": 0}, "margin": {"t": 60}, "xaxis": {"anchor": "y", "domain": [0, 1], "title": {"text": "Longitude"}}, "yaxis": {"anchor": "x", "domain": [0, 1], "title": {"text": "Latitude"}}}}
